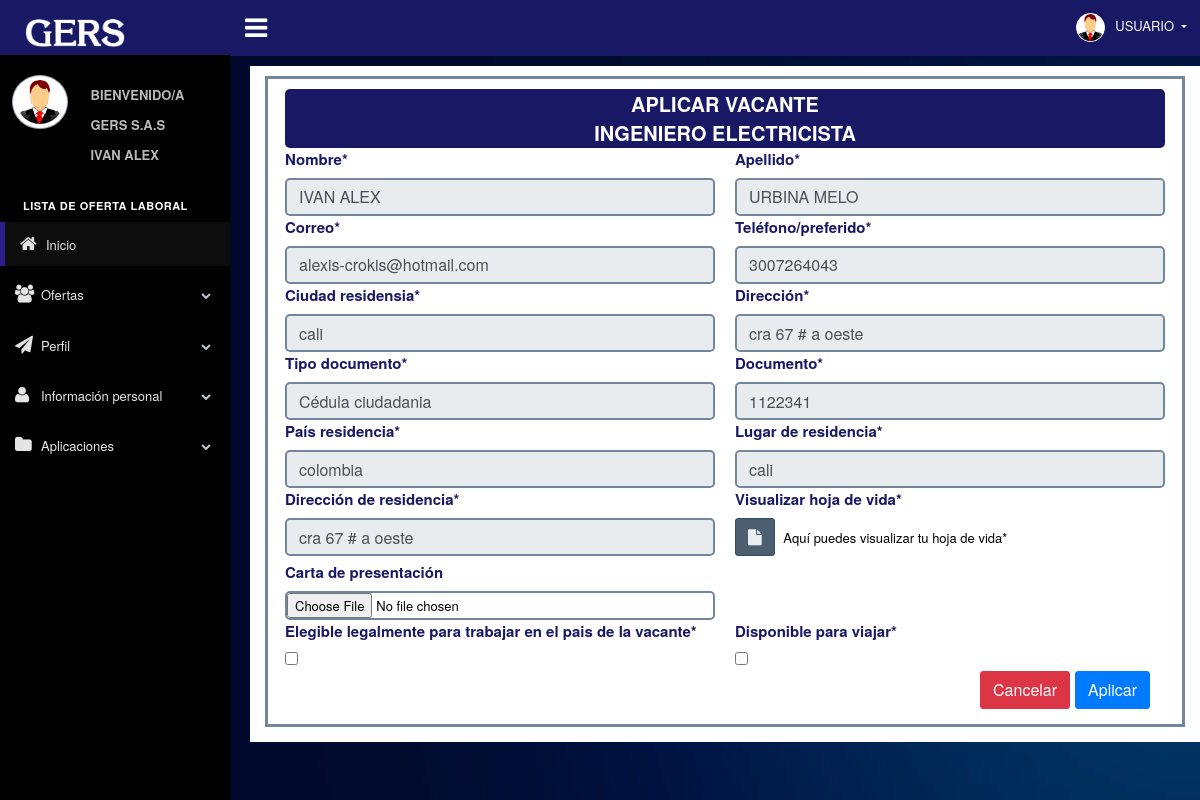
Page /web/indexUsu.php?modulo=Usuario&controlador=Ofertas&funcion=vistaAplicar&id_vacante=2 (signed in) on the committed database.
### tables this page shows
CREATE TABLE `tbl_vacante` (
  `id_vacante` int(100) NOT NULL,
  `vac_nombre` varchar(50) NOT NULL,
  `vac_descripcion` varchar(3000) NOT NULL,
  `vac_jornada_laboral` varchar(50) NOT NULL,
  `vac_tipo_contrato` varchar(30) NOT NULL,
  `vac_salario` varchar(50) NOT NULL,
  `vac_fecha` date NOT NULL,
  `vac_años_xp` int(10) NOT NULL,
  `vac_educacion` varchar(60) NOT NULL,
  `id_estadovacante` int(10) NOT NULL,
  `vac_publicacion` timestamp NOT NULL DEFAULT current_timestamp() ON UPDATE current_timestamp(),
  `vac_correosclientes` int(10) DEFAULT NULL
);

CREATE TABLE `tbl_usuario` (
  `usu_id` int(100) NOT NULL,
  `usu_nombre` varchar(50) NOT NULL,
  `usu_apellido` varchar(50) NOT NULL,
  `usu_correo` varchar(50) NOT NULL,
  `usu_telefono` varchar(50) NOT NULL,
  `usu_pais_residencia` varchar(10) DEFAULT NULL,
  `usu_residencia` varchar(256) NOT NULL,
  `usu_direccion` varchar(255) NOT NULL,
  `usu_tipo_documento` varchar(50) NOT NULL,
  `usu_documento` varchar(50) NOT NULL,
  `usu_contraseña` varchar(255) NOT NULL,
  `usu_termino` int(10) NOT NULL,
  `rol_id` int(100) NOT NULL,
  `usu_token` varchar(256) DEFAULT NULL,
  `usu_hojadevida` varchar(256) DEFAULT NULL,
  `usu_fechahojadevida` timestamp NULL DEFAULT NULL,
  `usu_matricula` varchar(256) DEFAULT NULL,
  `usu_fechamatricula` timestamp NULL DEFAULT NULL
);

### controller/Usuario/OfertasController.php (called while the page is built, shortened)
<?php
Class OfertasController
{
    public function vistaAplicar(){
      $obj= new OfertasVacantesModel();
      $id_vacante=$_GET['id_vacante'];
      $sql= "SELECT * FROM tbl_vacante WHERE id_vacante='".$id_vacante."'";
      $vacantes = $obj->consult($sql);
      $sql="SELECT * FROM tbl_usuario WHERE usu_id='".$_SESSION['idUser']."'";
      $usuario=$obj->consult($sql);
      include_once '../view/Usuario/Oferta/AplicarVacante.php';
    }
}
?>

### lib/conf/conf.php (called while the page is built)
<?php
    $server="localhost";
    $user="BUGIVAN";
    $pass="gers1999";
    $database="gestorbd";
    $port="3306";
?>

### lib/conf/connection.php (called while the page is built, shortened)
<?php
    class Connection
    {
        private $server;
        private $user;
        private $pass;
        private $database;
        private $link;
        private function setConnect(){
            require_once 'conf.php';
            $this->server=$server;
            $this->user=$user;
            $this->pass=$pass;
            $this->database=$database;
        }
        private function connect(){
            $this->link=mysqli_connect($this->server,$this->user,$this->pass,$this->database);
        }
        public function getConnect(){
            return $this->link;
        }
    }
?>

### model/MasterModel.php (called while the page is built, shortened)
<?php
    include_once '../lib/conf/connection.php';
    class MasterModel extends Connection{
        public function consult($sql){
            $result=mysqli_query($this->getConnect(),$sql);
            return $result;
        }
    }
?>

### view/Usuario/Oferta/AplicarVacante.php (the view)
<div class="eo #contenedor_arriba x_content">
    <form id="aplicarvacante" method="POST" enctype="multipart/form-data"
        action="<?php echo getUrl("Usuario", "Ofertas","postinsert");  ?>">
        <div class="contenedor_de_datos x_panel">
            <div class="encabezadoForm eme clearfix text-center">
                APLICAR VACANTE<br>
                <?php
foreach ($vacantes as $vac) {
    echo "<b>".$vac['vac_nombre']."</b>";
?>
                <?php
foreach ($usuario as $usu) {
?>
            </div>
            <div class="row justify-content-start" id="nombres">
                <div class="col-md-6">
                    <label class="titulos_negrita">Nombre*</label>
                    <input type="tex" placeholder="" class="estiloinput form-control oferta" readonly
                        value="<?php echo $usu['usu_nombre']?>">
                </div>
                <div class="col-md-6">
                    <label class="titulos_negrita">Apellido*</label>
                    <input type="text" placeholder="" class="estiloinput form-control oferta" readonly
                        value="<?php echo $usu['usu_apellido']?>">
                </div>
                <div class="col-md-6">
                    <label class="titulos_negrita">Correo*</label>
                    <input type="Email" placeholder="" class="estiloinput form-control oferta" readonly
                        value="<?php echo $usu['usu_correo']?>">
                </div>
                <div class="col-md-6">
                    <label class="titulos_negrita">Teléfono/preferido*</label>
                    <input type="number" placeholder="" class="estiloinput form-control oferta" readonly
                        value="<?php echo $usu['usu_telefono']?>">
                </div>
                <div class="col-md-6">
                    <label class="titulos_negrita">Ciudad residensia*</label>
                    <input type="text" placeholder="" class="estiloinput form-control oferta" readonly
                        value="<?php echo $usu['usu_residencia']?>">
                </div>
                <div class="col-md-6">
                    <label class="titulos_negrita">Dirección*</label>
                    <input type="text" placeholder="" class="estiloinput form-control oferta" readonly
                        value="<?php echo $usu['usu_direccion']?>">
                </div>
                <div class="col-md-6">
                    <label class="titulos_negrita">Tipo documento*</label>
                    <input type="text" placeholder="" class="estiloinput form-control oferta" readonly
                        value="<?php echo $usu['usu_tipo_documento']?>">
                </div>
                <div class="col-md-6">
                    <label class="titulos_negrita">Documento*</label>
                    <input type="text" placeholder="" class="estiloinput form-control oferta" readonly
                        value="<?php echo $usu['usu_documento']?>">
                </div>
                <div class="col-md-6">
                    <label class="titulos_negrita">País residencia*</label>
                    <input readonly value="<?php echo $usu['usu_pais_residencia']?>" type="text"
                        class="estiloinput form-control oferta">
                </div>
                <div class="col-md-6">
                    <label class="titulos_negrita">Lugar de residencia*</label>
                    <input type="text" readonly value="<?php echo $usu['usu_residencia']?>"
                        class="estiloinput form-control oferta">
                </div>
                <div class="col-md-6">
                    <label class="titulos_negrita">Dirección de residencia*</label>
                    <input type="text" readonly value="<?php echo $usu['usu_direccion']?>"
                        class="estiloinput form-control oferta">
                </div>
                <?php if($usu['usu_hojadevida']=="" or $usu['usu_hojadevida']=="../web/hojas/" or $usu['usu_hojadevida']=="../web/" or $usu['usu_hojadevida']=="../" ){
  echo "<div class='col-md-6'><br><br><small>No tiene almacenada hoja de vida por el momento*</small></div>";
 }else{?>
                <div class="col-md-6">
                    <label class="titulos_negrita">Visualizar hoja de vida*</label><br>
                    <?php if(empty($usu['usu_hojadevida'] || $usu['usu_hojadevida']=="../web/hojas/" or $usu['usu_hojadevida']=="../web/" or $usu['usu_hojadevida']=="../" )){ echo "<h5>NO TIENE ALMACENADA NINGUNA HOJA DE VIDA</h5>"?>
                    <?php }else{?>
<a type="button" target="_black"
href="<?php echo 'http://'.$_SERVER['HTTP_HOST'].'/RecursosHumanos'.$usu['usu_hojadevida']?>"
class="modalhojadevida btn btn-dark"><i class="fa fa-file"></i></a> Aquí puedes visualizar tu hoja de vida*
                <?php    }  ?>
                </div>
<?php } ?>
                <div class="col-md-6 caja">
                    <label class="titulos_negrita">Carta de presentación</label><br>
                    <input placeholder="" id="cartapresentacion" type="file" name="usu_cartapresentacion" class="eme2 estiloinput">
                </div>
                <div class="col-md-6"></div>
                <div class="col-md-6">
                    <label class="titulos_negrita">Elegible legalmente para trabajar en el pais de la
                        vacante*</label><br>
                    <input type="checkbox" class="form" value="Si" name="usu_elegible">
                </div>
                <div class="col-md-6">
                    <label class="titulos_negrita">Disponible para viajar*</label>
                    <br>
                    <input type="checkbox" name="usu_viajar" value="Si">
                </div>
                <div class="col-md-6"><input type="hidden" name="id_vacante" value="<?php echo $vac['id_vacante']?>">
                </div>
                <div class="col-md-12 row justify-content-end">
                    <a href="<?php echo getUrl("Usuario","Ofertas","consult")?>" class="btn btn-danger">Cancelar</a>
                    <button type="submit" class="btn btn-primary" value="">Aplicar</button>
                </div>
            </div>
        </div>
    </form>
    <?php
}
}
?>

### web/build/css/Mantenimientocss.css (style rules this page uses)
.encabezadoForm { color: #181864; font-weight: bolder; font-size: 20px; }
.estiloinput { border: 2px solid #73879C; width: 50%; border-radius: 5px; }
.eme { background-color: #181864; color: white; border-radius: 5px; }
.oferta { width: 100%; }
.caja { width: 100%; }
.eo { padding: 5px; color: black; }
.eme2 { background-color: white; color: rgb(0, 0, 0); width: 100%; border-radius: 5px; }
.titulos_negrita { color: #181864; font-weight: bolder; font-size: 15px; }
button { color: white; }
.contenedor_de_datos { margin-left: 10px; }
html { padding: 0; margin: 0; display: grid; }

### rows in the picture
tbl_vacante: vac_nombre "INGENIERO ELECTRICISTA"
tbl_usuario: usu_nombre "IVAN ALEX", usu_apellido "URBINA MELO", usu_correo "alexis-crokis@hotmail.com", usu_telefono "3007264043", usu_residencia "cali", usu_direccion "cra 67 # a oeste", usu_tipo_documento "Cédula ciudadania", usu_documento "1122341", usu_pais_residencia "colombia"

### other values in the picture
$_SESSION['nameUser'] "IVAN ALEX"
